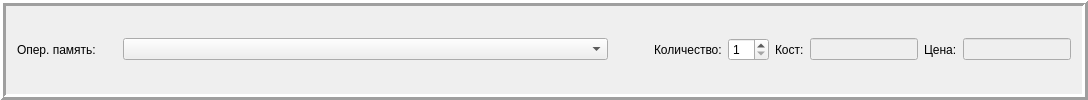
        <widget class="QFrame" name="frame_4">
         <property name="frameShape">
          <enum>QFrame::Box</enum>
         </property>
         <property name="frameShadow">
          <enum>QFrame::Raised</enum>
         </property>
         <property name="lineWidth">
          <number>3</number>
         </property>
         <layout class="QGridLayout" name="gridLayout_4">
          <item row="0" column="0">
           <layout class="QHBoxLayout" name="horizontalLayout_9">
            <item>
             <widget class="QLabel" name="label_23">
              <property name="minimumSize">
               <size>
                <width>100</width>
                <height>0</height>
               </size>
              </property>
              <property name="text">
               <string>Опер. память: </string>
              </property>
             </widget>
            </item>
            <item>
             <widget class="QComboBox" name="comboBox_RAM">
              <property name="minimumSize">
               <size>
                <width>485</width>
                <height>0</height>
               </size>
              </property>
             </widget>
            </item>
            <item>
             <spacer name="horizontalSpacer_17">
              <property name="orientation">
               <enum>Qt::Horizontal</enum>
              </property>
              <property name="sizeHint" stdset="0">
               <size>
                <width>40</width>
                <height>20</height>
               </size>
              </property>
             </spacer>
            </item>
            <item>
             <widget class="QLabel" name="label">
              <property name="text">
               <string>Количество:</string>
              </property>
             </widget>
            </item>
            <item>
             <widget class="QSpinBox" name="spinBox_RAM">
              <property name="minimum">
               <number>1</number>
              </property>
             </widget>
            </item>
            <item>
             <widget class="QLabel" name="label_24">
              <property name="text">
               <string>Кост:</string>
              </property>
             </widget>
            </item>
            <item>
             <widget class="QLineEdit" name="lineEdit_cost_RAM">
              <property name="enabled">
               <bool>false</bool>
              </property>
              <property name="sizePolicy">
               <sizepolicy hsizetype="Fixed" vsizetype="Fixed">
                <horstretch>0</horstretch>
                <verstretch>0</verstretch>
               </sizepolicy>
              </property>
             </widget>
            </item>
            <item>
             <widget class="QLabel" name="label_25">
              <property name="text">
               <string>Цена:</string>
              </property>
             </widget>
            </item>
            <item>
             <widget class="QLineEdit" name="lineEdit_price_RAM">
              <property name="enabled">
               <bool>false</bool>
              </property>
              <property name="sizePolicy">
               <sizepolicy hsizetype="Fixed" vsizetype="Fixed">
                <horstretch>0</horstretch>
                <verstretch>0</verstretch>
               </sizepolicy>
              </property>
             </widget>
            </item>
           </layout>
          </item>
         </layout>
        </widget>
